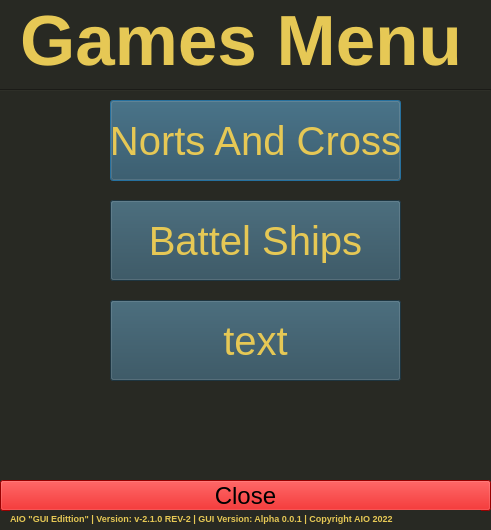
<?xml version="1.0" encoding="UTF-8"?>
<ui version="4.0">
 <class>Dialog</class>
 <widget class="QDialog" name="Dialog">
  <property name="geometry">
   <rect>
    <x>0</x>
    <y>0</y>
    <width>491</width>
    <height>530</height>
   </rect>
  </property>
  <property name="minimumSize">
   <size>
    <width>491</width>
    <height>530</height>
   </size>
  </property>
  <property name="maximumSize">
   <size>
    <width>491</width>
    <height>530</height>
   </size>
  </property>
  <property name="windowTitle">
   <string>AIO | Games Menu</string>
  </property>
  <property name="styleSheet">
   <string notr="true">background-color: rgb(40, 41, 35);</string>
  </property>
  <widget class="QLabel" name="label">
   <property name="geometry">
    <rect>
     <x>20</x>
     <y>10</y>
     <width>451</width>
     <height>61</height>
    </rect>
   </property>
   <property name="font">
    <font>
     <pointsize>53</pointsize>
     <weight>75</weight>
     <bold>true</bold>
     <underline>false</underline>
    </font>
   </property>
   <property name="autoFillBackground">
    <bool>false</bool>
   </property>
   <property name="styleSheet">
    <string notr="true">color: rgb(230, 200, 85);</string>
   </property>
   <property name="text">
    <string>Games Menu</string>
   </property>
  </widget>
  <widget class="QPushButton" name="Close">
   <property name="geometry">
    <rect>
     <x>0</x>
     <y>480</y>
     <width>491</width>
     <height>31</height>
    </rect>
   </property>
   <property name="font">
    <font>
     <pointsize>18</pointsize>
    </font>
   </property>
   <property name="styleSheet">
    <string notr="true">background-color: rgb(213, 0, 0);</string>
   </property>
   <property name="text">
    <string>Close</string>
   </property>
   <property name="autoDefault">
    <bool>false</bool>
   </property>
   <property name="default">
    <bool>false</bool>
   </property>
  </widget>
  <widget class="QLabel" name="label_3">
   <property name="geometry">
    <rect>
     <x>10</x>
     <y>510</y>
     <width>471</width>
     <height>16</height>
    </rect>
   </property>
   <property name="font">
    <font>
     <pointsize>7</pointsize>
     <weight>75</weight>
     <bold>true</bold>
    </font>
   </property>
   <property name="styleSheet">
    <string notr="true">color: rgb(230, 200, 85);</string>
   </property>
   <property name="text">
    <string>AIO &quot;GUI Edittion&quot; | Version: v-2.1.0 REV-2 | GUI Version: Alpha 0.0.1 | Copyright AIO 2022</string>
   </property>
   <property name="wordWrap">
    <bool>true</bool>
   </property>
  </widget>
  <widget class="QPushButton" name="Personal">
   <property name="geometry">
    <rect>
     <x>110</x>
     <y>100</y>
     <width>291</width>
     <height>81</height>
    </rect>
   </property>
   <property name="font">
    <font>
     <pointsize>30</pointsize>
    </font>
   </property>
   <property name="styleSheet">
    <string notr="true">color: rgb(230, 200, 85);
background-color: rgb(42, 74, 89);</string>
   </property>
   <property name="text">
    <string>Norts And Cross</string>
   </property>
  </widget>
  <widget class="QPushButton" name="Personal_2">
   <property name="geometry">
    <rect>
     <x>110</x>
     <y>200</y>
     <width>291</width>
     <height>81</height>
    </rect>
   </property>
   <property name="font">
    <font>
     <pointsize>30</pointsize>
    </font>
   </property>
   <property name="styleSheet">
    <string notr="true">color: rgb(230, 200, 85);
background-color: rgb(42, 74, 89);</string>
   </property>
   <property name="text">
    <string>Battel Ships</string>
   </property>
  </widget>
  <widget class="QPushButton" name="Personal_3">
   <property name="geometry">
    <rect>
     <x>110</x>
     <y>300</y>
     <width>291</width>
     <height>81</height>
    </rect>
   </property>
   <property name="font">
    <font>
     <pointsize>30</pointsize>
    </font>
   </property>
   <property name="styleSheet">
    <string notr="true">color: rgb(230, 200, 85);
background-color: rgb(42, 74, 89);</string>
   </property>
   <property name="text">
    <string>text</string>
   </property>
  </widget>
  <widget class="Line" name="line">
   <property name="geometry">
    <rect>
     <x>0</x>
     <y>80</y>
     <width>491</width>
     <height>20</height>
    </rect>
   </property>
   <property name="maximumSize">
    <size>
     <width>491</width>
     <height>150</height>
    </size>
   </property>
   <property name="styleSheet">
    <string notr="true">background-color: rgb(40, 41, 35);</string>
   </property>
   <property name="orientation">
    <enum>Qt::Horizontal</enum>
   </property>
  </widget>
 </widget>
 <resources/>
 <connections/>
</ui>
